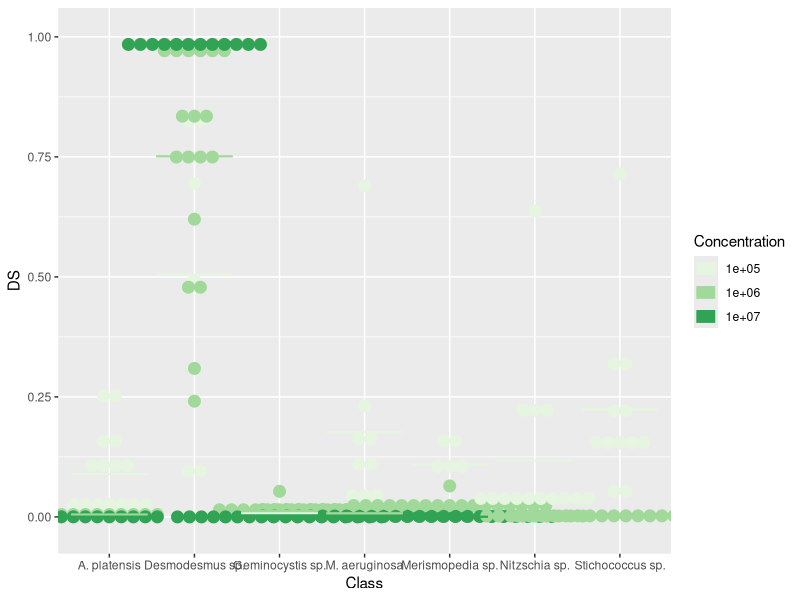

This figure's R source:
### Load Libraries
library(readxl)
library(tidyverse)
library(RColorBrewer)

### Read Data
pred_DA_svm <- read_excel("Stack Question/Bunmi Figure/pred DA svm.xlsx", sheet = "Sheet3")
head(pred_DA_svm)
data = pred_DA_svm

data$Conc.Cat = as.character(data$Conc)
colnames(data)

### Plot Data

plot = data %>% 
  ggplot(aes(                             # Part 1: what are the axis
    x=Class,
    y=DS, 
    col=Conc.Cat, 
    fill = Conc.Cat)) +
  scale_fill_brewer(palette="Greens") +  # Part 2: Define the color pallete
  scale_color_brewer(palette="Greens") + # Part 2: Define the color pallete
 
  geom_dotplot(                          # Part 3: Make the dot plot
               binaxis = "y",         # which axis to bin along
               binwidth = 0.05,       # Minimal difference considered diffeerent
               stackdir = "center",   # Centered
               dotsize = 0.5          # Dot size
              ) + 
  stat_summary(                         # Part 4: Make a crossbar at the mean
    fun = mean, 
    fun.min = mean, 
    fun.max = mean, 
    geom = "crossbar",
    size = 0.3) +                      # Line thickness
  
  labs(                                  # Part 4: Change Legend Title
    fill="Concentration", 
    color = "Concentration")

### Display the plot
plot